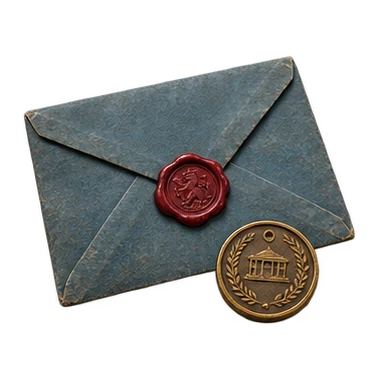
#> input picture assets/art/albion_clue04.webp, 380 x 380 px, given in place of table_01_library.jpg, which was not available
$ python make_art.py
#> lines starting #> are read from the running program, lines starting #| are printed output that depends on the picture
# Готовит окончательные картинки из ..\art для игры (уменьшает, убирает белый фон).
# Запуск: python tools/make_art.py   Результат: assets\art\
import os
import numpy as np
from PIL import Image, ImageDraw, ImageFilter

ROOT = os.path.dirname(os.path.dirname(os.path.abspath(__file__)))
ART = os.path.join(os.path.dirname(ROOT), 'art')
OUT = os.path.join(ROOT, 'assets', 'art')
os.makedirs(OUT, exist_ok=True)


def save(img, name, q=80):
    path = os.path.join(OUT, name)
    img.save(path, 'WEBP', quality=q, method=6)
    print(f'{name:28s} {img.size}  {os.path.getsize(path) // 1024} KB')


def bbox_of(mask):
    ys, xs = np.where(mask)
    return xs.min(), ys.min(), xs.max() + 1, ys.max() + 1


# --- столы: 1080x1920 ---
for src, name in (('table_01_library.jpg', 'table_library'), ('table_02_kitchen.jpeg', 'table_kitchen'),
                  ('table_03_tearoom.jpeg', 'table_tearoom'), ('table_04_lighthouse.jpeg', 'table_lighthouse'),
                  ('study_board.png', 'study_board')):
    im = Image.open(os.path.join(ART, src)).convert('RGB').resize((1080, 1920), Image.LANCZOS)
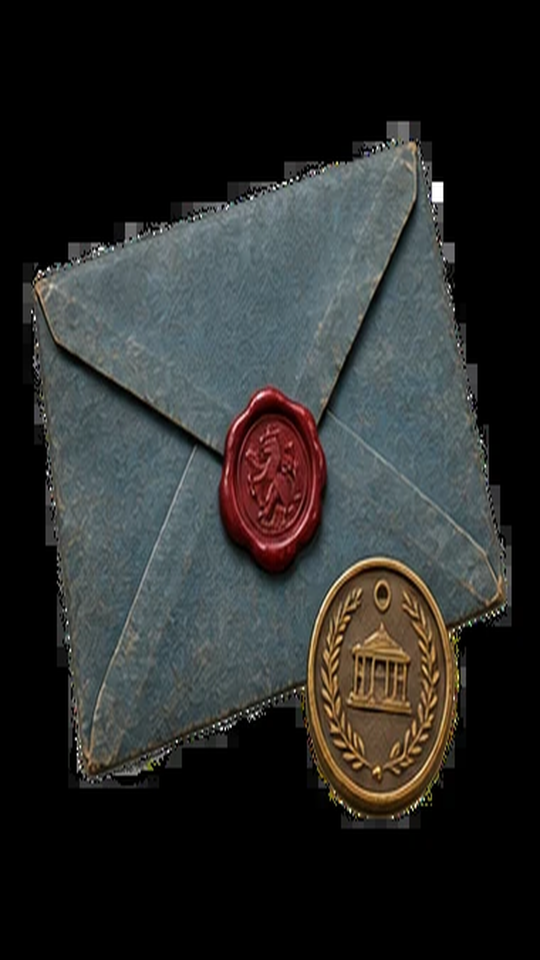
#> im: PIL image 1080x1920 RGB (shown at 1/2 size); mean R, G, B 41.1, 42.1, 40.8
    save(im, name + '.webp', 78)
#| table_library.webp           (1080, 1920)  63 KB
#> pass 2 of the loop `for src, name in (('table_01_library.jpg', 'table_library'), ('table_0..`:
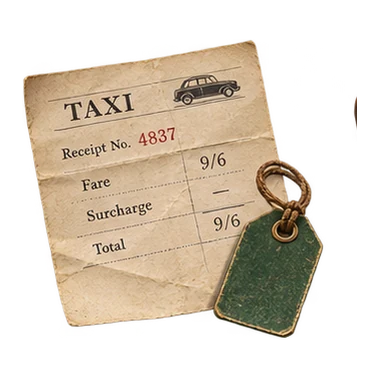
#> input picture assets/art/albion_clue05.webp, 380 x 380 px, given in place of table_02_kitchen.jpeg, which was not available
#> `im = Image.open(os.path.join(ART, src)).convert('RGB').resize((1080, 1..`:
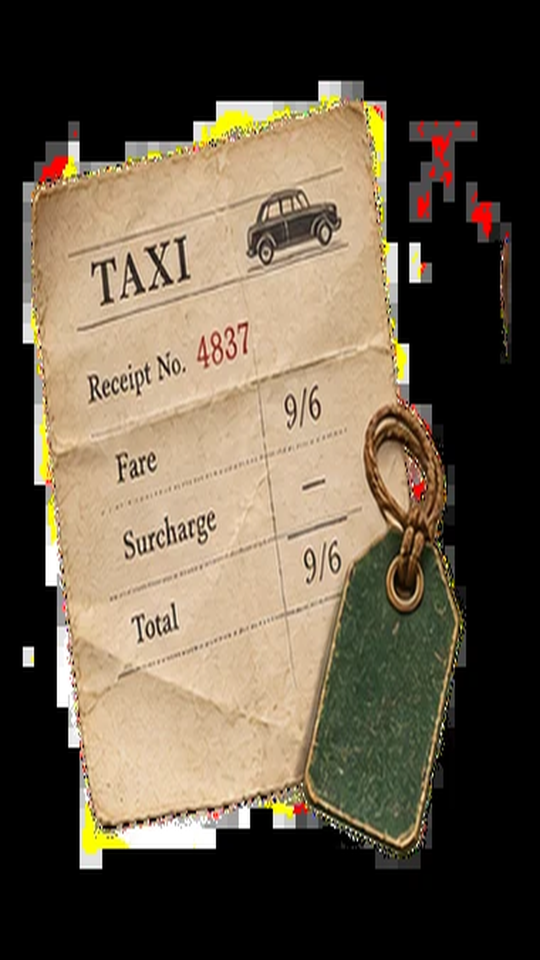
#> im: PIL image 1080x1920 RGB (shown at 1/2 size); mean R, G, B 99.6, 87.4, 69.8
#| table_kitchen.webp           (1080, 1920)  73 KB
#> (the run stopped early here; a loop or call above may not have finished)
